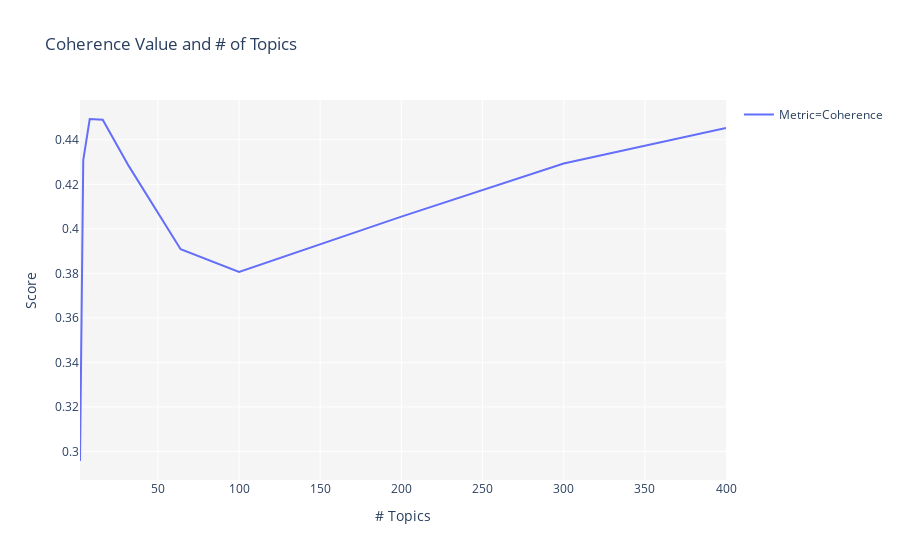

The notebook cell saved with this chart:
### Markdown cell above
# トピックモデルの評価

### Code cell
# コヒーレンス値を使用した評価
tuned_unsupervised = tune_model(model='lda', multi_core=True)

### Figure 1 — Plotly figure (JSON) as saved in the notebook; plotly's stock layout.template omitted (floating-point values rounded to 4 significant figures)
{"data": [{"hoverlabel": {"namelength": 0}, "hovertemplate": "Metric=Coherence<br># Topics=%{x}<br>Score=%{y}", "legendgroup": "Metric=Coherence", "line": {"color": "#636efa", "dash": "solid", "shape": "linear"}, "mode": "lines", "name": "Metric=Coherence", "showlegend": true, "type": "scatter", "x": [2, 4, 8, 16, 32, 64, 100, 200, 300, 400], "xaxis": "x", "y": [0.2957, 0.4309, 0.4493, 0.449, 0.4283, 0.3909, 0.3807, 0.4055, 0.4293, 0.4453], "yaxis": "y"}], "layout": {"legend": {"tracegroupgap": 0}, "plot_bgcolor": "rgb(245,245,245)", "title": {"text": "Coherence Value and # of Topics"}, "xaxis": {"anchor": "y", "domain": [0, 1], "title": {"text": "# Topics"}}, "yaxis": {"anchor": "x", "domain": [0, 1], "title": {"text": "Score"}}}}
